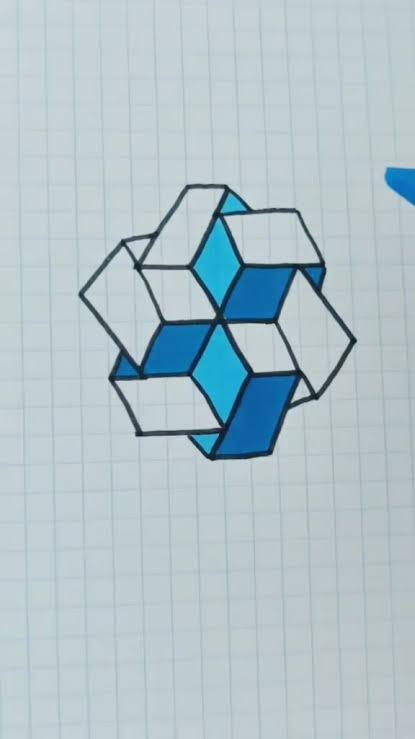
#> input picture codigo_estudiantes/D_Melgar/1.jpg, 415 x 739 px, given in place of cap1_cerca.jpg, which was not available
$ python prueba_3.py
#> lines starting #> are read from the running program, lines starting #| are printed output that depends on the picture; after the words box and inside, x2 and y2 are one past the last pixel; in counts of white or black regions, pixels touching at a corner belong together
import cv2
import numpy as np
import time
from pathlib import Path
from threading import Thread, Lock

# ============================================================
# 1. CONFIGURACION
# ============================================================
BASE_DIR = Path(__file__).resolve().parent
CARPETA_PLANTILLAS = BASE_DIR / "plantillas"

PLANTILLAS = [
    {"ruta": CARPETA_PLANTILLAS / "cap1_cerca.jpg", "objeto": "OBJETO 1", "distancia": "CERCA"},
    {"ruta": CARPETA_PLANTILLAS / "cap1_lejos.jpg", "objeto": "OBJETO 1", "distancia": "LEJOS"},
    {"ruta": CARPETA_PLANTILLAS / "cap2_cerca.jpg", "objeto": "OBJETO 2", "distancia": "CERCA"},
    {"ruta": CARPETA_PLANTILLAS / "cap2_lejos.jpg", "objeto": "OBJETO 2", "distancia": "LEJOS"},
    {"ruta": CARPETA_PLANTILLAS / "cap3_cerca.jpg", "objeto": "OBJETO 3", "distancia": "CERCA"},
    {"ruta": CARPETA_PLANTILLAS / "cap3_lejos.jpg", "objeto": "OBJETO 3", "distancia": "LEJOS"},
    {"ruta": CARPETA_PLANTILLAS / "cap4_cerca.jpg", "objeto": "OBJETO 4", "distancia": "CERCA"},
    {"ruta": CARPETA_PLANTILLAS / "cap4_lejos.jpg", "objeto": "OBJETO 4", "distancia": "LEJOS"},
]

ANCHO, ALTO = 640, 480
INDICE_CAMARA = 0
CAMERA_FPS_SOLICITADOS = 30
FRECUENCIA_DESCONOCIDOS = 3  # segmentacion menos frecuente; ORB sigue cada frame

# Mantener la calidad inicial de ORB para no reducir deliberadamente la deteccion.
ORB_FEATURES = 1500
MIN_MATCHES = 10
MIN_INLIERS = 7
MIN_INLIER_RATIO = 0.32
RATIO_TEST = 0.75
RANSAC_REPROJ = 4.0
MAX_AREA_RATIO = 0.70

MIN_UNKNOWN_AREA = 3500
MIN_UNKNOWN_WIDTH = 40
MIN_UNKNOWN_HEIGHT = 40
MAX_UNKNOWN_AREA_RATIO = 0.45
MAX_UNKNOWN_ASPECT = 5.0
UNKNOWN_OVERLAP_WITH_KNOWN = 0.18
IOU_SAME_OBJECT = 0.30

# Margen en píxeles para ajustar el rectángulo alrededor del objeto detectado
MARGEN_RECTANGULO = 12

cv2.setUseOptimized(True)
cv2.setNumThreads(0)

clahe = cv2.createCLAHE(clipLimit=2.0, tileGridSize=(8, 8))
orb = cv2.ORB_create(
    nfeatures=ORB_FEATURES,
    scaleFactor=1.2,
    nlevels=10
)
matcher = cv2.BFMatcher(cv2.NORM_HAMMING, crossCheck=False)

# ============================================================
# 2. CARGAR PLANTILLAS Y UNIFICAR DESCRIPTORES
# ============================================================
templates = []
for item in PLANTILLAS:
    img = cv2.imread(str(item["ruta"]), cv2.IMREAD_GRAYSCALE)
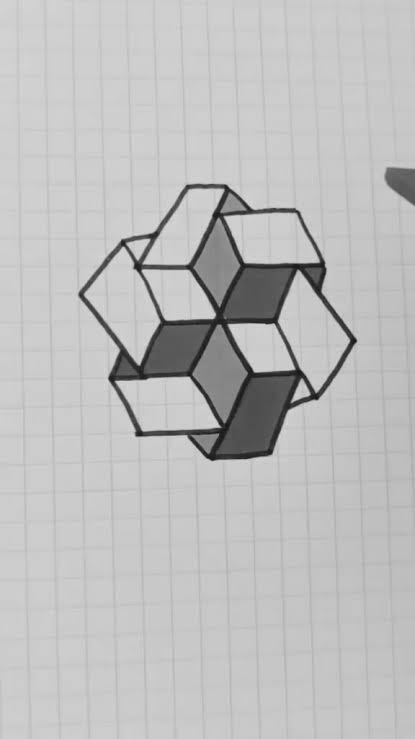
#> img: shape (739, 415); min 17, max 220, mean 190.2
    if img is None:
        raise SystemExit(f"ERROR: no se pudo cargar la plantilla: {item['ruta']}")

    h, w = img.shape
#> h = 739; w = 415
    if w > 550:
        scale = 550.0 / w
        img = cv2.resize(img, None, fx=scale, fy=scale, interpolation=cv2.INTER_AREA)

    img = clahe.apply(img)
    kp, des = orb.detectAndCompute(img, None)
#> kp = 1392 keypoints; strongest (x, y, size): (313, 396, 53.6), (212, 313, 64.3), (275, 321, 53.6), (274, 319, 64.3)
    if des is None or len(kp) < MIN_MATCHES:
        print(f"AVISO: plantilla con pocas caracteristicas, se omite: {item['ruta']}")
        continue

    # Calcular el rectángulo que engloba solo los puntos clave (keypoints) de la plantilla,
    # ignorando márgenes vacíos o fondo sobrante alrededor de la caja.
    pts_kp = np.float32([p.pt for p in kp]).reshape(-1, 1, 2)
#> pts_kp = 1392 rows, first 8: [47, 130], [309, 394], [316, 391], [187, 185], [225, 185], [227, 185], [331, 386], [295, 399]
    tx, ty, tw, th = cv2.boundingRect(pts_kp)
#> tx = 47; ty = 130; tw = 337; th = 364
    obj_corners = np.float32([
        [tx, ty],
        [tx, ty + th],
        [tx + tw, ty + th],
        [tx + tw, ty]
    ]).reshape(-1, 1, 2)
#> obj_corners = [[47, 130], [47, 494], [384, 494], [384, 130]]

    templates.append({
        "name": item["objeto"],
        "distance": item["distancia"],
        "kp": kp,
        "des": des,
        "shape": img.shape,
        "path": item["ruta"],
        "obj_corners": obj_corners,
    })
#> pass 2 of the loop `for item in PLANTILLAS:`:
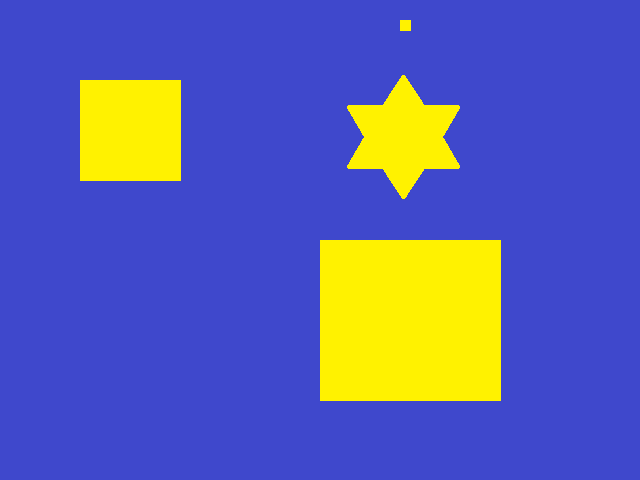
#> input picture codigo_estudiantes/D_Melgar/3_cuadrados 22.bmp, 640 x 480 px, given in place of cap1_lejos.jpg, which was not available
#> `img = cv2.imread(str(item["ruta"]), cv2.IMREAD_GRAYSCALE)`:
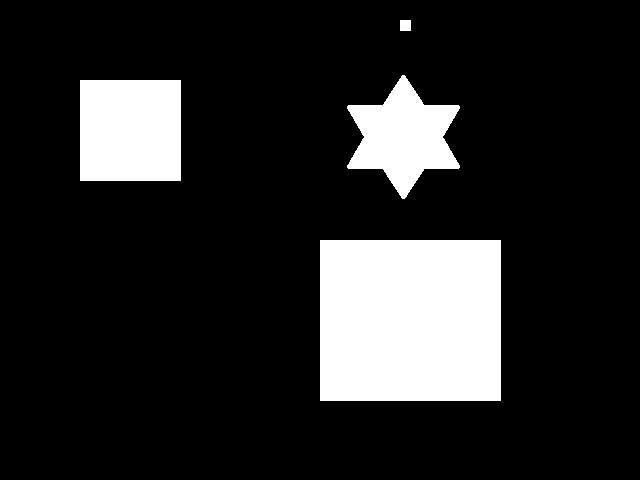
#> img: shape (480, 640); values 84 (black) and 218 (white), 15.3% white; 4 white regions, box (x1, y1, x2, y2) and area: (320, 240, 501, 401) 29141, (80, 80, 181, 181) 10201, (347, 75, 460, 199) 7585, (400, 20, 411, 31) 121
#> `img = cv2.resize(img, None, fx=scale, fy=scale, interpolation=cv2.INTE..`:
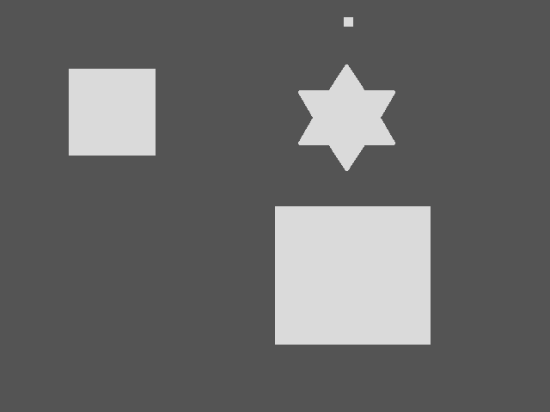
#> img: shape (412, 550); min 84, max 218, mean 104.5
#> kp = 131 keypoints; strongest (x, y, size): (299, 92, 31), (299, 143, 31), (394, 92, 31), (346, 65, 37.2)
#> pts_kp = 131 rows, first 8: [69, 69], [154, 69], [365, 89], [299, 92], [394, 92], [311, 117], [381, 117], [299, 143]
#> tx = 69; ty = 64; tw = 361; th = 280
#> obj_corners = [[69, 64], [69, 344], [430, 344], [430, 64]]
#> (the program exits here)
